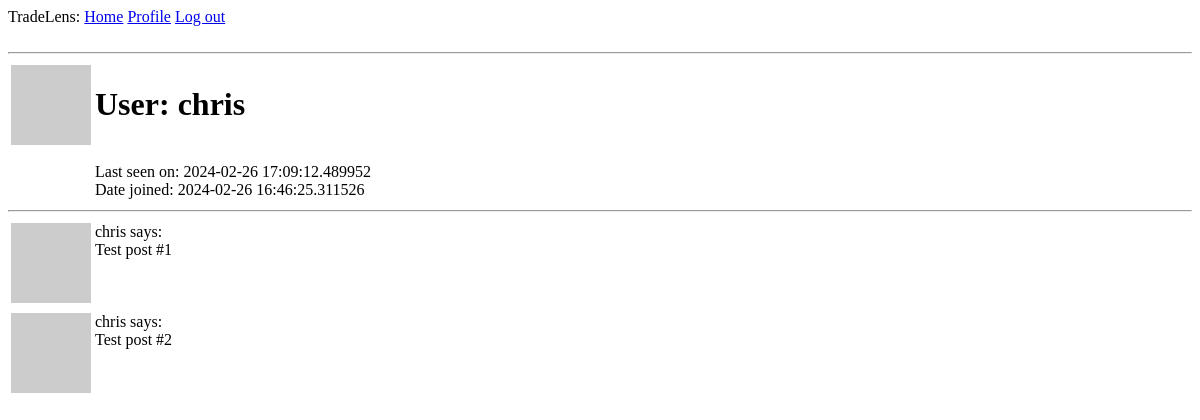
The page /user/chris (signed in) on the database as committed earlier.
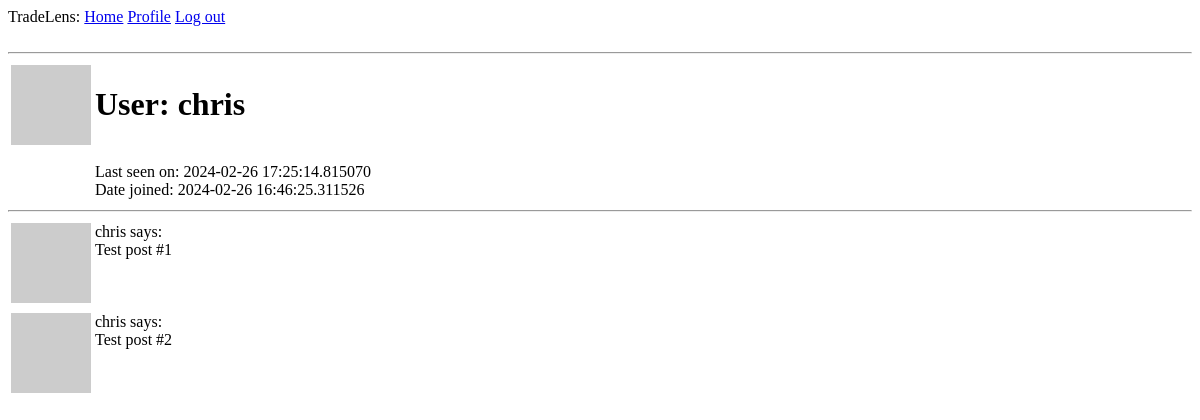
The same page on the database as committed later.
### app/models.py (models this page shows, shortened)
class User(db.Model, UserMixin):
    id: so.Mapped[int] = so.mapped_column(primary_key=True)
    username: so.Mapped[str] = so.mapped_column(sa.String(64), index=True, unique=True)
    email: so.Mapped[str] = so.mapped_column(sa.String(120), index=True, unique=True)
    password_hash: so.Mapped[Optional[str]] = so.mapped_column(sa.String(256))
    about_me: so.Mapped[Optional[str]] = so.mapped_column(sa.String(200))
    last_seen: so.Mapped[Optional[datetime]] = so.mapped_column(default=lambda: datetime.now(timezone.utc))
    date_joined: so.Mapped[Optional[datetime]] = so.mapped_column(index=True, default=lambda: datetime.now(timezone.utc))
    posts: so.WriteOnlyMapped['Post'] = so.relationship(back_populates='author')
    def avatar(self, size):
        digest = md5(self.email.lower().encode('utf-8')).hexdigest()
        return f'https://www.gravatar.com/avatar/{digest}?d=identicon&s={size}' # url of user's avatar image

### app/routes.py (the view)
@app.route('/user/<username>')
@login_required
def user(username):
    user = User.query.filter_by(username=username).first_or_404()
    posts = [
        {'author': user, 'body': 'Test post #1'},
        {'author': user, 'body': 'Test post #2'}
    ]
    return render_template('user.html', user=user, posts=posts)

### app/models.py (called while the page is built)
@login_manager.user_loader
def load_user(id): # Flask-Login passes id argument as string
    return db.session.get(User, int(id))

### app/routes.py (called while the page is built)
@app.before_request
def before_request():
    if current_user.is_authenticated: # if current_user is logged in
        current_user.last_seen = datetime.now(timezone.utc) # set last seen field to current time
        db.session.commit()

### app/templates/user.html (shortened to what this page needs)
{% extends 'base.html' %}
{% block content %}
    <table>
        <tr valign="top">
            <td><img src="{{ user.avatar(128) }}" alt=""></td>
            <td>
                <h1>User: {{ user.username }}</h1>
                {% if user.about_me %} {{ user.about_me }} {% endif %} <br>
                {% if user.last_seen %} Last seen on: {{ user.last_seen }} {% endif %} <br>
                {% if user.date_joined %} Date joined: {{ user.date_joined }} {% endif %} <br>
            </td>
        </tr>
    </table>
    <hr>
    {% for post in posts %}
        {% include '_post.html' %}
    {% endfor %}
{% endblock %}

### app/templates/base.html (shortened to what this page needs)
<!doctype html>
<html lang="en">
    <head>
    </head>
    <body>
        <div>
            TradeLens:
            <a href="{{ url_for('index') }}">Home</a>
            {% if current_user.is_anonymous %}
            <a href="{{ url_for('login') }}">Log in</a>
            {% else %}
            <a href="{{ url_for('user', username=current_user.username) }}">Profile</a>
            <a href="{{ url_for('logout') }}">Log out</a>
            {% endif %}
        </div>
        <br/> <hr>
        {% block content %}
        {% endblock %}
    </body>
</html>

### app/templates/_post.html
<table>
    <tr valign="top">
        <td><img src="{{ post.author.avatar(36) }}" alt=""></td>
        <td>{{ post.author.username }} says: <br>{{ post.body }} <br></td>
    </tr>
</table>

Rows that differ between the two databases and show on the page:
changed User "chris": last_seen "2024-02-26 17:09:12.489952" → "2024-02-26 17:25:14.815070"
